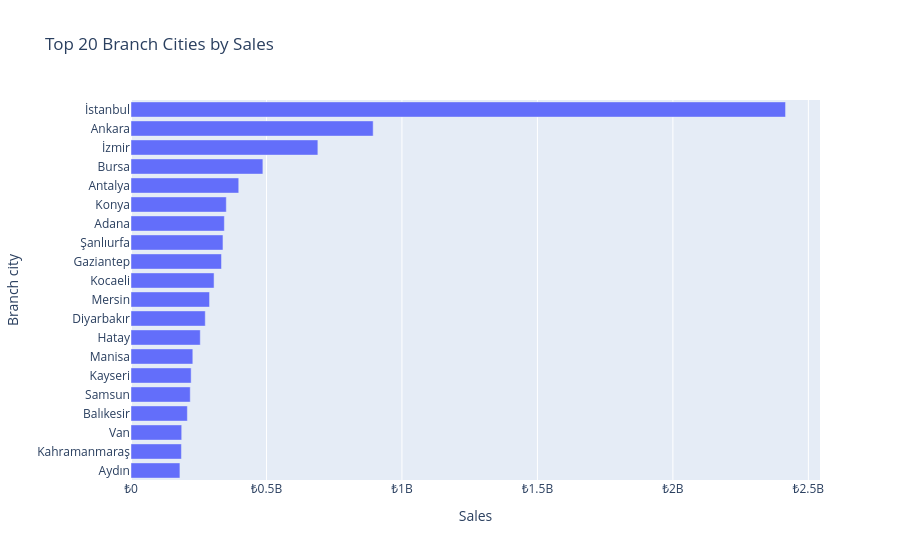

This figure's notebook cell:
### Code cell
top_branch_cities = (
    orders_enriched
    .group_by("branch_city")
    .agg(
        pl.col("TOTALBASKET").sum().alias("sales"),
        pl.len().alias("orders"),
        pl.col("BRANCH_ID").n_unique().alias("branches"),
    )
    .with_columns((pl.col("sales") / pl.col("branches")).alias("sales_per_branch"))
    .sort("sales", descending=True)
    .head(20)
    .collect()
)

fig = px.bar(
    top_branch_cities.sort("sales"),
    x="sales",
    y="branch_city",
    orientation="h",
    title="Top 20 Branch Cities by Sales",
    labels={"sales": "Sales", "branch_city": "Branch city"},
)
fig.update_layout(xaxis_tickprefix="₺")
fig.show()

### Figure 1 — Plotly figure (JSON) as saved in the notebook; plotly's stock layout.template omitted (floating-point values rounded to 4 significant figures)
{"data": [{"hovertemplate": "Sales=%{x}<br>Branch city=%{y}<extra></extra>", "legendgroup": "", "marker": {"color": "#636efa", "pattern": {"shape": ""}}, "name": "", "orientation": "h", "showlegend": false, "textposition": "auto", "type": "bar", "x": [180600000.0, 186100000.0, 187100000.0, 208000000.0, 218700000.0, 222000000.0, 228200000.0, 255700000.0, 274100000.0, 289900000.0, 306600000.0, 334000000.0, 339400000.0, 344600000.0, 351800000.0, 397700000.0, 486700000.0, 689700000.0, 893800000.0, 2416000000.0], "xaxis": "x", "y": ["Aydın", "Kahramanmaraş", "Van", "Balıkesir", "Samsun", "Kayseri", "Manisa", "Hatay", "Diyarbakır", "Mersin", "Kocaeli", "Gaziantep", "Şanlıurfa", "Adana", "Konya", "Antalya", "Bursa", "İzmir", "Ankara", "İstanbul"], "yaxis": "y"}], "layout": {"barmode": "relative", "legend": {"tracegroupgap": 0}, "title": {"text": "Top 20 Branch Cities by Sales"}, "xaxis": {"anchor": "y", "domain": [0, 1], "tickprefix": "₺", "title": {"text": "Sales"}}, "yaxis": {"anchor": "x", "domain": [0, 1], "title": {"text": "Branch city"}}}}
